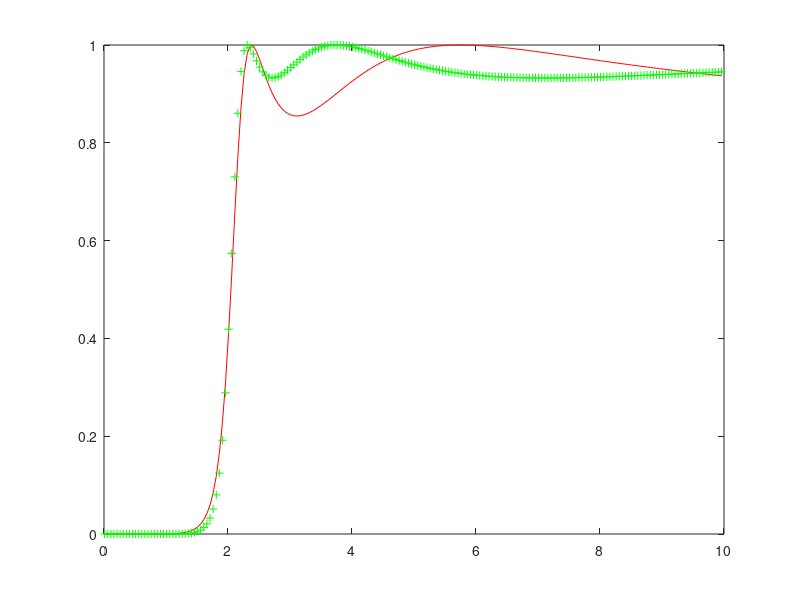

Reproduce this figure in MATLAB. (Note: this script raises an error after producing the figure.)

clear;
Order = [4 5];
L_Order = length( Order );
Omega_p = 2.0;
Omega_s = 2.2;
Omega = 0.01:0.05:10;
L_Omega = length( Omega );

H_lp = zeros(L_Order, L_Omega);
H_hp = zeros(L_Order, L_Omega);
Eps = 0.8;
for k = 1:L_Order
    N = Order( k );
    T2 = cos( N*acos(Omega_s / Omega_p) ) ./ cos( N*acos(Omega_s ./ Omega) );
    H_lp(k, :) = 1 ./ ( 1 + (Eps*T2 ).^2 );
end;
H_hp = 1 - H_lp;
plot(Omega, H_hp(1, :), 'r', Omega, H_hp(2, :), 'g+');
legend('N = 4', 'N = 5', 0);
xlabel('\Omega');
ylabel('( H_a( j \Omega) )^2');
grid;

print -depsc -tiff -r300 High_Cheb.eps
